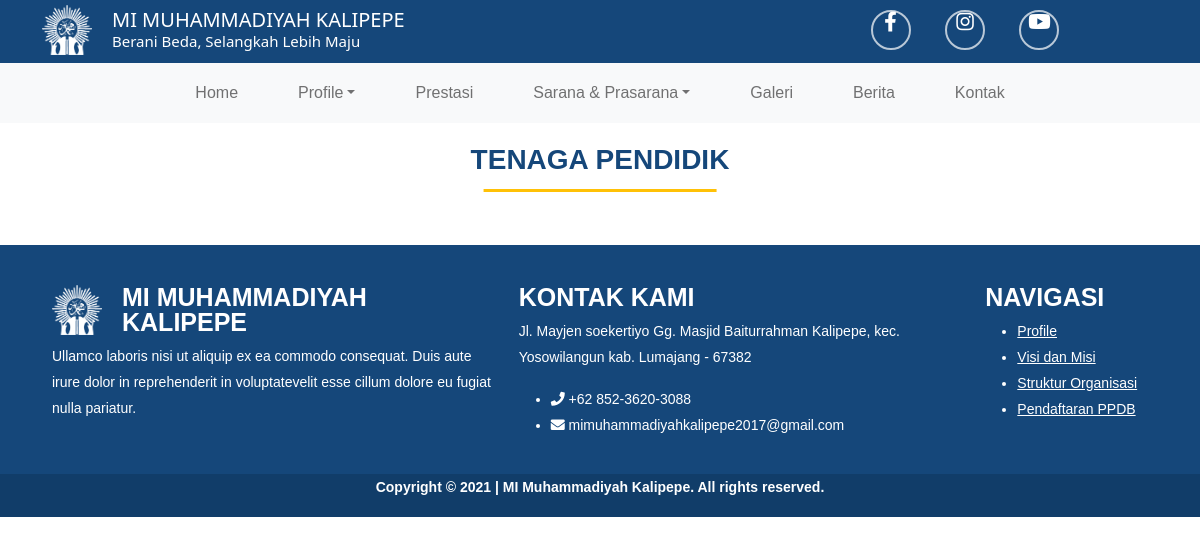
The app's page /index.php/home/tenagapendidik, older data.
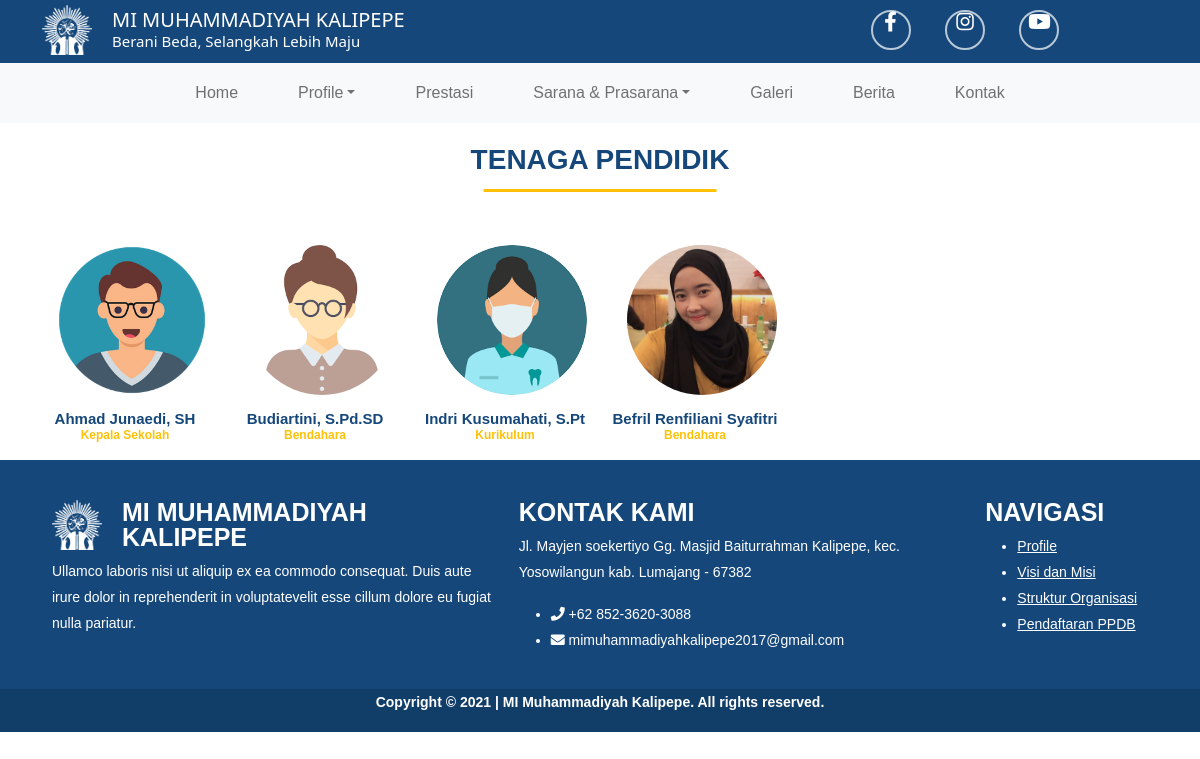
The same page, newer data.
### tables this page shows
CREATE TABLE `tb_guru` (
  `id_guru` int(11) NOT NULL,
  `id_jabatan` int(11) NOT NULL,
  `nip` varchar(20) NOT NULL,
  `nama_guru` varchar(50) NOT NULL,
  `tempat_lahir` varchar(15) NOT NULL,
  `tgl_lahir` date NOT NULL,
  `pendidikan` varchar(5) NOT NULL,
  `foto_guru` varchar(50) NOT NULL
);

CREATE TABLE `tb_jabatan` (
  `id_jabatan` int(11) NOT NULL,
  `posisi_jabatan` varchar(15) NOT NULL
);

### application/controllers/Home.php (called while the page is built, shortened)
<?php
class Home extends CI_Controller {
	public function __construct(){
		$this->load->model('main_model','', TRUE);
		$this->load->model('m_guru','', TRUE);
		$this->load->library('pagination');
		$this->load->helper('url');
	}
	public function tenagapendidik(){
		$data['guru'] = $this->m_guru->read_guru();
		$this->load->view('tenaga_pendidik',$data);
	}
}

### index.php (called while the page is built, shortened)
<?php
require_once BASEPATH.'core/CodeIgniter.php';

### application/models/m_guru.php (called while the page is built, shortened)
<?php
class M_guru extends CI_Model {
    public function read_guru(){
        $this->db->select('*');
        $this->db->from('tb_guru');
        $this->db->join('tb_jabatan','tb_jabatan.id_jabatan=tb_guru.id_jabatan');
        $query = $this->db->get();
        return $query->result();
    }
}

### application/views/tenaga_pendidik.php (the view)
<?php $this->load->view('landingpage/a_head.php'); ?>
<?php $this->load->view('landingpage/a_topbar.php'); ?>
<?php $this->load->view('landingpage/a_navbar.php'); ?>
<section id="tenaga">
  <div class="container">
    <div class="title-guru">
      <h2>Tenaga Pendidik</h2>
    </div>
    <div class="row">
      <?php foreach ($guru as $g) { ?>
      <div class="col-md-2">
        <div class="teacher2">
          <img src="<?php echo base_url().'assets/foto/fotoguru/'.$g->foto_guru ?>" class="teacher2-img" alt="...">
          <h1><?php echo $g->nama_guru ?></h1>
          <p><?php echo $g->posisi_jabatan ?></p>
        </div>
      </div>
      <?php } ?>
    </div>
  </div>
</section>
<?php $this->load->view('landingpage/a_footer.php'); ?>
</body>
</html>

### application/views/landingpage/a_head.php
<link href="assets/main/vendor/fontawesome/css/all.css" rel="stylesheet">
<link href="assets/main/vendor/swiper/swiper-bundle.min.css" rel="stylesheet">
<link href="assets/main/vendor/glightbox/css/glightbox.min.css" rel="stylesheet">
<link rel="stylesheet" type="text/css" href="assets/main/css/bootstrap.min.css">
<link rel="stylesheet" type="text/css" href="assets/main/style.css">

### application/views/landingpage/a_topbar.php
<div id="topbar">
    <div class="container">
      <div class="row">
        <div class="col-md-8">
          <div class="brand">
            <img src="<?php echo base_url('assets/main/logo.png') ?>" width="50" height="50">
            <div class="brand-name">
             <h1>MI MUHAMMADIYAH KALIPEPE</h1>
             <h3>Berani beda, selangkah lebih maju</h3>
            </div>
          </div>
        </div>
        <div class="col-md-4">
          <ul class="sosmed" >
            <li><a href=""> <i class="fab fa-facebook-f"></i></a></li>
            <li><a href=""> <i class="fab fa-instagram"></i></a></li>
            <li><a href=""> <i class="fab fa-youtube"></i></a></li>
          </ul>
        </div>
      </div>
    </div>
  </div>

### application/views/landingpage/a_navbar.php (shortened to what this page needs)
<nav class="navbar sticky-md-top navbar-expand-lg navbar-light bg-light">
    <div class="container-fluid">
      <div class="collapse navbar-collapse" id="navbarNavDropdown">
        <ul class="navbar-nav mx-auto text-center">
          <li class="nav-item"><a class="nav-link" aria-current="page" href="#hero">Home</a></li>
          <li class="nav-item dropdown">
            <a class="nav-link dropdown-toggle" href="#" id="navbarDropdownMenuLink" role="button" data-bs-toggle="dropdown" aria-expanded="false">Profile</a>
          </li>
          <li class="nav-item"><a class="nav-link" href="#prestasi">Prestasi</a></li>
          <li class="nav-item dropdown">
            <a class="nav-link dropdown-toggle" href="#" id="navbarDropdownMenuLink" role="button" data-bs-toggle="dropdown" aria-expanded="false">Sarana & Prasarana</a>
          </li>
          <li class="nav-item"><a class="nav-link" href="#galeri">Galeri</a></li>
          <li class="nav-item"><a class="nav-link" href="#berita">Berita</a></li>
          <li class="nav-item"><a class="nav-link" href="#kontak">Kontak</a></li>
        </ul>
      </div>
    </div>
  </nav>

### application/views/landingpage/a_footer.php (shortened to what this page needs)
<footer>
<section id="kontak">
  <div class="container">
    <div class="row">
      <div class="col-md-5">
        <div class="brand">
          <img src="<?php echo base_url('assets/main/logo.png') ?>" width="50" height="50">
          <h1 class="brand-name">MI MUHAMMADIYAH <br>KALIPEPE</h1>
        </div>
        <div class="submenu">
          <p>Ullamco laboris nisi ut aliquip ex ea commodo consequat. Duis aute irure dolor in reprehenderit in voluptatevelit esse cillum dolore eu fugiat nulla pariatur. </p>
        </div>
      </div>
      <div class="col-md-5">
        <div class="menu">
          <h1>Kontak Kami</h1>
          <div class="submenu">
            <p>Jl. Mayjen soekertiyo Gg. Masjid Baiturrahman Kalipepe, kec. Yosowilangun kab. Lumajang - 67382</p>
            <ul>
              <li><i class="fas fa-phone"></i> +62 852-3620-3088</li>
              <li><i class="fas fa-envelope"></i> mimuhammadiyahkalipepe2017@gmail.com</li>
            </ul>
          </div>
        </div>
      </div>
      <div class="col-md-2">
        <div class="menu">
          <h1>Navigasi</h1>
          <div class="submenu">
            <ul>
              <li><a href="#">Profile</a></li>
              <li><a href="#">Visi dan Misi</a></li>
              <li><a href="#">Struktur Organisasi</a></li>
              <li><a href="#">Pendaftaran PPDB</a></li>
            </ul>
          </div>
        </div>
      </div>
    </div>
  </div>
</section>
</footer>
  <div class="copyright" >
    <p>Copyright © 2021 | MI Muhammadiyah Kalipepe. All rights reserved.</p>
  </div>

### assets/main/style.css (style rules this page uses)
#topbar { background-color: #15477A; color: #fff; transition: all 0.5s; padding: 5px 0; }
.brand { display: flex; }
.brand img { margin-right: 20px; }
.brand .brand-name h1 { margin-top:3px; padding-top:0px; font-size: 20px; font-family: Raleway, 'Segoe UI', Tahoma, Geneva, Verdana, sans-serif; }
.brand .brand-name h3 { text-transform: capitalize; margin-top:-10px; padding-top:2px; font-size: 15px; font-family: Raleway, 'Segoe UI', Tahoma, Geneva, Verdana, sans-serif; }
.navbar-light .navbar-nav .nav-link { padding: 10px 30px; display: inline-block; }
.title-guru { margin-bottom: 60px; text-align: center; }
.title-guru h2 { position: relative; display: inline-block; margin-top: 20px; font-size: 28px; text-transform: uppercase; color: #15477A; font-weight: 600; }
.title-guru h2:after { position: absolute; content: ""; width: 90%; height: 3px; background-color: #ffc107; bottom: -15px; left: 50%; transform: translateX(-50%); }
.teacher2 h1 { position: relative; margin-top: 15px; font-family: sans-serif; font-size: 15px; text-align: center; color: #15477A; font-weight: 600; }
.teacher2 p { position: relative; margin-top: -10px; font-family: sans-serif; font-size: 12px; text-align: center; color: #ffc107; font-weight: 600; }
.teacher2-img { width: 150px; height: 150px; object-fit: cover; border-radius: 50%; margin: 0 0 0 15px; position: relative; z-index: 2; }
footer { padding: 40px 40px 20px 40px; background-color: #15477A; color: #fff; }
footer .brand { display: flex; }
footer .brand img { width: 50px; height: 50px; margin-right: 20px; }
footer .brand h1 { font-size: 25px; font-weight: 600; line-height: 25px; text-transform: uppercase; }
footer .submenu { font-size: 14px; line-height: 26px; }
footer .submenu li a { list-style: none; color: #fff; }
footer .menu { list-style: none; }
footer .menu h1 { font-size: 25px; font-weight: 600; line-height: 25px; text-transform: uppercase; }
.sosmed { list-style: none; margin: 0; padding: 0; text-align: center; }
.sosmed li { padding-top: 5px; display: inline-block; margin-right: 30px; }
.sosmed li a { color: #fff; border: 2px solid rgba(255, 255, 255, 0.7); display: inline-block; height: 40px; width: 40px; text-align: center; border-radius: 50%; font-size: 20px; line-height: 40px; }
.copyright { padding: 3px 0; background-color: #113d69; color: #fff; text-align: center; font-size: 14px; font-weight: 600; }
.copyright p { padding-bottom: -3px; }

Row changes from the older to the newer data that the page shows:
added tb_guru: foto_guru (picture), nama_guru "Ahmad Junaedi, SH", id_jabatan.posisi_jabatan "Kepala Sekolah"
added tb_guru: foto_guru (picture), nama_guru "Budiartini, S.Pd.SD", id_jabatan.posisi_jabatan "Bendahara"
added tb_guru: foto_guru (picture), nama_guru "Indri Kusumahati, S.Pt", id_jabatan.posisi_jabatan "Kurikulum"
added tb_guru: foto_guru (picture), nama_guru "Befril Renfiliani Syafitri", id_jabatan.posisi_jabatan "Bendahara"
